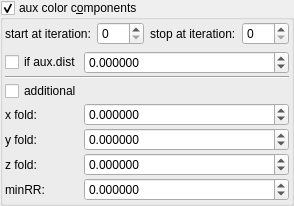
    <widget class="MyGroupBox" name="groupCheck_fold_color_aux_color_enabled">
     <property name="title">
      <string>aux color c&amp;omponents</string>
     </property>
     <property name="checkable">
      <bool>true</bool>
     </property>
     <layout class="QVBoxLayout" name="verticalLayout_11">
      <property name="leftMargin">
       <number>2</number>
      </property>
      <property name="topMargin">
       <number>2</number>
      </property>
      <property name="rightMargin">
       <number>2</number>
      </property>
      <property name="bottomMargin">
       <number>2</number>
      </property>
      <item>
       <layout class="QHBoxLayout" name="horizontalLayout_5" stretch="0,1,0,1">
        <item>
         <widget class="QLabel" name="label_90">
          <property name="text">
           <string>start at iteration:</string>
          </property>
         </widget>
        </item>
        <item>
         <widget class="MySpinBox" name="spinboxInt_fold_color_start_iterations_A">
          <property name="sizePolicy">
           <sizepolicy hsizetype="Minimum" vsizetype="Maximum">
            <horstretch>0</horstretch>
            <verstretch>0</verstretch>
           </sizepolicy>
          </property>
          <property name="minimum">
           <number>0</number>
          </property>
          <property name="maximum">
           <number>999</number>
          </property>
          <property name="value">
           <number>0</number>
          </property>
         </widget>
        </item>
        <item>
         <widget class="QLabel" name="label_63">
          <property name="text">
           <string>stop at iteration:</string>
          </property>
         </widget>
        </item>
        <item>
         <widget class="MySpinBox" name="spinboxInt_fold_color_stop_iterations_A">
          <property name="sizePolicy">
           <sizepolicy hsizetype="Preferred" vsizetype="Maximum">
            <horstretch>0</horstretch>
            <verstretch>0</verstretch>
           </sizepolicy>
          </property>
          <property name="maximum">
           <number>999</number>
          </property>
         </widget>
        </item>
       </layout>
      </item>
      <item>
       <layout class="QGridLayout" name="gridLayout_19" columnstretch="0,1">
        <property name="spacing">
         <number>2</number>
        </property>
        <item row="7" column="1" rowspan="2">
         <widget class="MyDoubleSpinBox" name="spinbox4_fold_color_difs_0000_w">
          <property name="sizePolicy">
           <sizepolicy hsizetype="Minimum" vsizetype="Maximum">
            <horstretch>0</horstretch>
            <verstretch>0</verstretch>
           </sizepolicy>
          </property>
          <property name="prefix">
           <string/>
          </property>
          <property name="suffix">
           <string/>
          </property>
          <property name="decimals">
           <number>6</number>
          </property>
          <property name="minimum">
           <double>-100.000000000000000</double>
          </property>
          <property name="maximum">
           <double>100.000000000000000</double>
          </property>
          <property name="singleStep">
           <double>0.100000000000000</double>
          </property>
         </widget>
        </item>
        <item row="6" column="1">
         <widget class="MyDoubleSpinBox" name="spinbox4_fold_color_difs_0000_z">
          <property name="sizePolicy">
           <sizepolicy hsizetype="Minimum" vsizetype="Maximum">
            <horstretch>0</horstretch>
            <verstretch>0</verstretch>
           </sizepolicy>
          </property>
          <property name="prefix">
           <string/>
          </property>
          <property name="suffix">
           <string/>
          </property>
          <property name="decimals">
           <number>6</number>
          </property>
          <property name="minimum">
           <double>-100.000000000000000</double>
          </property>
          <property name="maximum">
           <double>100.000000000000000</double>
          </property>
          <property name="singleStep">
           <double>0.100000000000000</double>
          </property>
         </widget>
        </item>
        <item row="3" column="0">
         <widget class="MyCheckBox" name="checkBox_fold_color_aux_color_enabled_false">
          <property name="text">
           <string>additional</string>
          </property>
         </widget>
        </item>
        <item row="1" column="0">
         <widget class="MyCheckBox" name="checkBox_fold_color_aux_color_enabledA">
          <property name="text">
           <string>if aux.dist</string>
          </property>
         </widget>
        </item>
        <item row="5" column="1">
         <widget class="MyDoubleSpinBox" name="spinbox4_fold_color_difs_0000_y">
          <property name="sizePolicy">
           <sizepolicy hsizetype="Minimum" vsizetype="Maximum">
            <horstretch>0</horstretch>
            <verstretch>0</verstretch>
           </sizepolicy>
          </property>
          <property name="prefix">
           <string/>
          </property>
          <property name="suffix">
           <string/>
          </property>
          <property name="decimals">
           <number>6</number>
          </property>
          <property name="minimum">
           <double>-100.000000000000000</double>
          </property>
          <property name="maximum">
           <double>100.000000000000000</double>
          </property>
          <property name="singleStep">
           <double>0.100000000000000</double>
          </property>
         </widget>
        </item>
        <item row="5" column="0">
         <widget class="QLabel" name="label_61">
          <property name="text">
           <string>y fold:</string>
          </property>
         </widget>
        </item>
        <item row="4" column="1">
         <widget class="MyDoubleSpinBox" name="spinbox4_fold_color_difs_0000_x">
          <property name="sizePolicy">
           <sizepolicy hsizetype="Minimum" vsizetype="Maximum">
            <horstretch>0</horstretch>
            <verstretch>0</verstretch>
           </sizepolicy>
          </property>
          <property name="prefix">
           <string/>
          </property>
          <property name="suffix">
           <string/>
          </property>
          <property name="decimals">
           <number>6</number>
          </property>
          <property name="minimum">
           <double>-100.000000000000000</double>
          </property>
          <property name="maximum">
           <double>100.000000000000000</double>
          </property>
          <property name="singleStep">
           <double>0.100000000000000</double>
          </property>
         </widget>
        </item>
        <item row="1" column="1">
         <widget class="MyDoubleSpinBox" name="spinbox_fold_color_difs1">
          <property name="sizePolicy">
           <sizepolicy hsizetype="Minimum" vsizetype="Maximum">
            <horstretch>0</horstretch>
            <verstretch>0</verstretch>
           </sizepolicy>
          </property>
          <property name="prefix">
           <string/>
          </property>
          <property name="suffix">
           <string/>
          </property>
          <property name="decimals">
           <number>6</number>
          </property>
          <property name="minimum">
           <double>-100.000000000000000</double>
          </property>
          <property name="maximum">
           <double>100.000000000000000</double>
          </property>
          <property name="singleStep">
           <double>0.100000000000000</double>
          </property>
         </widget>
        </item>
        <item row="2" column="0" colspan="2">
         <widget class="Line" name="line">
          <property name="orientation">
           <enum>Qt::Horizontal</enum>
          </property>
         </widget>
        </item>
        <item row="4" column="0">
         <widget class="QLabel" name="label_53">
          <property name="text">
           <string>x fold:</string>
          </property>
         </widget>
        </item>
        <item row="6" column="0">
         <widget class="QLabel" name="label_55">
          <property name="text">
           <string>z fold:</string>
          </property>
         </widget>
        </item>
        <item row="7" column="0" rowspan="2">
         <widget class="QLabel" name="label_62">
          <property name="text">
           <string>minRR:</string>
          </property>
         </widget>
        </item>
       </layout>
      </item>
     </layout>
    </widget>
